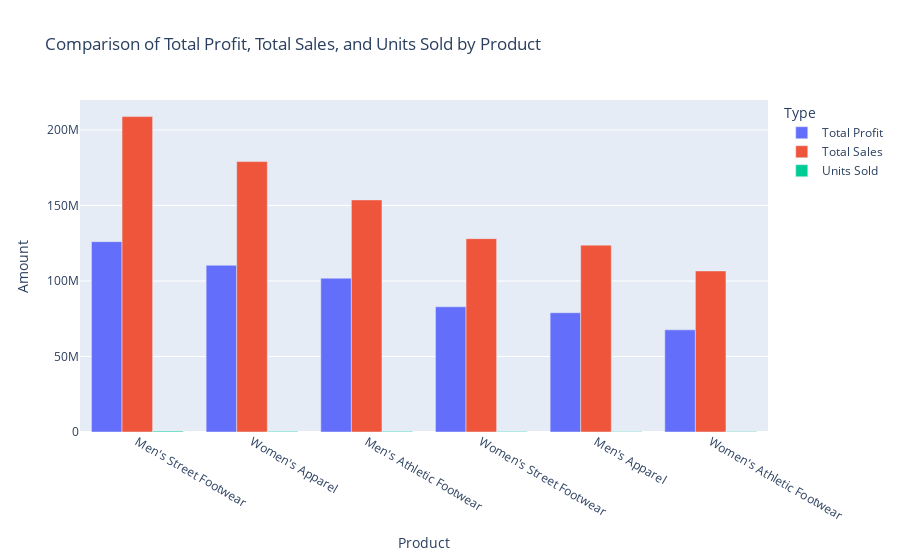

Notebook source saved alongside this figure:
### Markdown cell above
##### 1.4.2 Comparison of Total Profit and Total Sales and Units Sold by Product (Graphical)

### Code cell
#Trial: To add total units sold in the above graph

sum_sales_per_product = df.groupby('Product')[['Total Sales', 'Total Profit', 'Units Sold']].sum().reset_index()
sum_sales_per_product = sum_sales_per_product.sort_values(by='Total Sales', ascending=False)

# Reshaping the Df into a long format
long_df = sum_sales_per_product.melt(id_vars='Product', 
                                     value_vars=['Total Profit', 'Total Sales', 'Units Sold'],
                                     var_name='Metric', value_name='Value')

# Grouped bar chart
fig = px.bar(long_df, x='Product', y='Value', color='Metric', barmode='group',
             title="Comparison of Total Profit, Total Sales, and Units Sold by Product",
             labels={"Value": "Amount", "Metric": "Type"})

fig.show()

### Figure 1 — Plotly figure (JSON) as saved in the notebook; plotly's stock layout.template omitted (floating-point values rounded to 4 significant figures)
{"data": [{"alignmentgroup": "True", "hovertemplate": "Type=Total Profit<br>Product=%{x}<br>Amount=%{y}<extra></extra>", "legendgroup": "Total Profit", "marker": {"color": "#636efa", "pattern": {"shape": ""}}, "name": "Total Profit", "offsetgroup": "Total Profit", "orientation": "v", "showlegend": true, "textposition": "auto", "type": "bar", "x": ["Men's Street Footwear", "Women's Apparel", "Men's Athletic Footwear", "Women's Street Footwear", "Men's Apparel", "Women's Athletic Footwear"], "xaxis": "x", "y": [126000000.0, 110400000.0, 101800000.0, 82910000.0, 78970000.0, 67660000.0], "yaxis": "y"}, {"alignmentgroup": "True", "hovertemplate": "Type=Total Sales<br>Product=%{x}<br>Amount=%{y}<extra></extra>", "legendgroup": "Total Sales", "marker": {"color": "#EF553B", "pattern": {"shape": ""}}, "name": "Total Sales", "offsetgroup": "Total Sales", "orientation": "v", "showlegend": true, "textposition": "auto", "type": "bar", "x": ["Men's Street Footwear", "Women's Apparel", "Men's Athletic Footwear", "Women's Street Footwear", "Men's Apparel", "Women's Athletic Footwear"], "xaxis": "x", "y": [208826244, 179038860, 153700000.0, 128000000.0, 123728632, 106631896], "yaxis": "y"}, {"alignmentgroup": "True", "hovertemplate": "Type=Units Sold<br>Product=%{x}<br>Amount=%{y}<extra></extra>", "legendgroup": "Units Sold", "marker": {"color": "#00cc96", "pattern": {"shape": ""}}, "name": "Units Sold", "offsetgroup": "Units Sold", "orientation": "v", "showlegend": true, "textposition": "auto", "type": "bar", "x": ["Men's Street Footwear", "Women's Apparel", "Men's Athletic Footwear", "Women's Street Footwear", "Men's Apparel", "Women's Athletic Footwear"], "xaxis": "x", "y": [593320, 433827, 435526, 392269, 306683, 317236], "yaxis": "y"}], "layout": {"barmode": "group", "legend": {"title": {"text": "Type"}, "tracegroupgap": 0}, "title": {"text": "Comparison of Total Profit, Total Sales, and Units Sold by Product"}, "xaxis": {"anchor": "y", "domain": [0, 1], "title": {"text": "Product"}}, "yaxis": {"anchor": "x", "domain": [0, 1], "title": {"text": "Amount"}}}}
